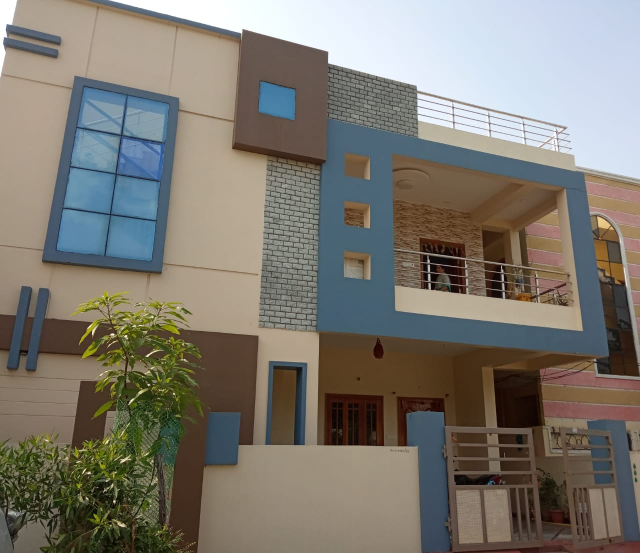
#> input picture house.jpeg, 1280 x 1106 px, found by its file name (shown at 1/2 size)
$ jupyter execute 'Image Reshaping.ipynb'
#> lines starting #> are read from the running program, lines starting #| are printed output that depends on the picture
[cell 1]
import cv2
import numpy as np
path = "C:/Users/Srujan/Downloads/house.jpeg"
IMG_SIZE=500

[cell 2]
img = cv2.imread(path,cv2.IMREAD_COLOR)
#> img is the input picture: shape (1106, 1280, 3); mean B, G, R 111.8, 120.5, 125
img = cv2.resize(img, (IMG_SIZE,IMG_SIZE))
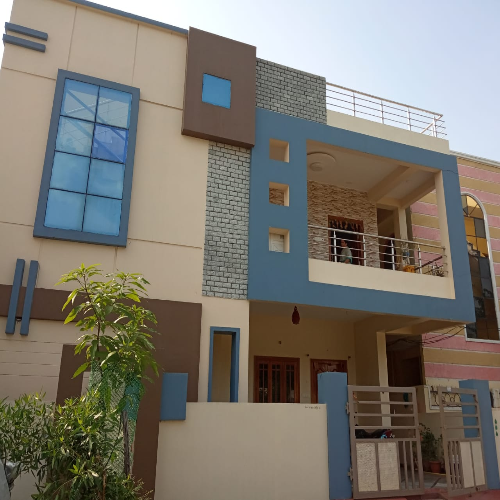
#> img: shape (500, 500, 3); mean B, G, R 111.7, 120.5, 124.9
img_array = np.array(img)

[cell 3]
import matplotlib.pyplot as plt
plt.imshow(img)
plt.show()

[cell 4]
cv2.imwrite('C:/Users/Srujan/Downloads/resize_house.jpeg', img)
#> Out = True
